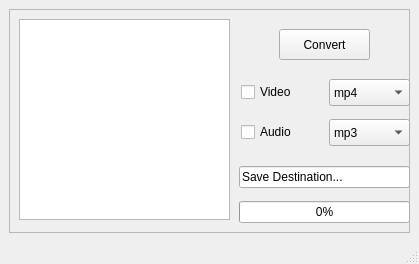
<?xml version="1.0" encoding="UTF-8"?>
<ui version="4.0">
 <class>MainWindow</class>
 <widget class="QMainWindow" name="MainWindow">
  <property name="geometry">
   <rect>
    <x>0</x>
    <y>0</y>
    <width>419</width>
    <height>264</height>
   </rect>
  </property>
  <property name="windowTitle">
   <string>FFAudX</string>
  </property>
  <property name="windowIcon">
   <iconset>
    <normaloff>../Downloads/d/ffmpeg-logo_400x400.png</normaloff>../Downloads/d/ffmpeg-logo_400x400.png</iconset>
  </property>
  <widget class="QWidget" name="centralwidget">
   <layout class="QHBoxLayout" name="horizontalLayout">
    <item>
     <widget class="QFrame" name="frame">
      <property name="enabled">
       <bool>true</bool>
      </property>
      <property name="frameShape">
       <enum>QFrame::StyledPanel</enum>
      </property>
      <property name="frameShadow">
       <enum>QFrame::Raised</enum>
      </property>
      <widget class="QWidget" name="verticalLayoutWidget">
       <property name="geometry">
        <rect>
         <x>230</x>
         <y>150</y>
         <width>171</width>
         <height>71</height>
        </rect>
       </property>
       <layout class="QVBoxLayout" name="layout_save_progress">
        <item>
         <widget class="QLineEdit" name="txt_save">
          <property name="text">
           <string>Save Destination...</string>
          </property>
         </widget>
        </item>
        <item>
         <widget class="QProgressBar" name="progress_bar">
          <property name="value">
           <number>0</number>
          </property>
         </widget>
        </item>
       </layout>
      </widget>
      <widget class="QPushButton" name="btn_convert">
       <property name="geometry">
        <rect>
         <x>270</x>
         <y>20</y>
         <width>91</width>
         <height>31</height>
        </rect>
       </property>
       <property name="text">
        <string>Convert</string>
       </property>
      </widget>
      <widget class="MyListWidget" name="queue_list">
       <property name="geometry">
        <rect>
         <x>10</x>
         <y>10</y>
         <width>211</width>
         <height>201</height>
        </rect>
       </property>
      </widget>
      <widget class="QCheckBox" name="chk_video">
       <property name="geometry">
        <rect>
         <x>232</x>
         <y>72</y>
         <width>82</width>
         <height>22</height>
        </rect>
       </property>
       <property name="text">
        <string>Video</string>
       </property>
      </widget>
      <widget class="QComboBox" name="combo_video">
       <property name="geometry">
        <rect>
         <x>320</x>
         <y>70</y>
         <width>81</width>
         <height>27</height>
        </rect>
       </property>
       <property name="sizePolicy">
        <sizepolicy hsizetype="Preferred" vsizetype="Ignored">
         <horstretch>0</horstretch>
         <verstretch>0</verstretch>
        </sizepolicy>
       </property>
       <item>
        <property name="text">
         <string>mp4</string>
        </property>
       </item>
       <item>
        <property name="text">
         <string>avi</string>
        </property>
       </item>
       <item>
        <property name="text">
         <string>wma</string>
        </property>
       </item>
       <item>
        <property name="text">
         <string>mov</string>
        </property>
       </item>
       <item>
        <property name="text">
         <string>flv</string>
        </property>
       </item>
      </widget>
      <widget class="QComboBox" name="combo_audio">
       <property name="geometry">
        <rect>
         <x>320</x>
         <y>110</y>
         <width>81</width>
         <height>27</height>
        </rect>
       </property>
       <item>
        <property name="text">
         <string>mp3</string>
        </property>
       </item>
       <item>
        <property name="text">
         <string>wav</string>
        </property>
       </item>
       <item>
        <property name="text">
         <string>m4a</string>
        </property>
       </item>
       <item>
        <property name="text">
         <string>ALAC</string>
        </property>
       </item>
       <item>
        <property name="text">
         <string>FLAC</string>
        </property>
       </item>
      </widget>
      <widget class="QCheckBox" name="chk_audio">
       <property name="geometry">
        <rect>
         <x>232</x>
         <y>112</y>
         <width>82</width>
         <height>22</height>
        </rect>
       </property>
       <property name="text">
        <string>Audio</string>
       </property>
      </widget>
     </widget>
    </item>
   </layout>
  </widget>
  <widget class="QMenuBar" name="menubar">
   <property name="geometry">
    <rect>
     <x>0</x>
     <y>0</y>
     <width>419</width>
     <height>25</height>
    </rect>
   </property>
  </widget>
  <widget class="QStatusBar" name="statusbar"/>
 </widget>
 <customwidgets>
  <customwidget>
   <class>MyListWidget</class>
   <extends>QListWidget</extends>
   <header location="global">MyListWidget.h</header>
  </customwidget>
 </customwidgets>
 <resources/>
 <connections/>
</ui>
